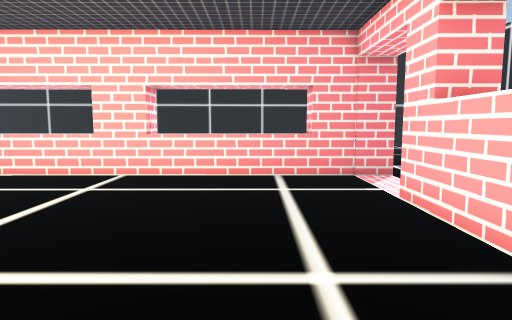
View 1 (above)

22 first-person views from a walk through a scene from a Unity 3-D project. The camera is 1.4 m above the floor, tilts 6° down and sees 75° across. The floor is counted in squares, 1 m on a side. Each view is taken from the middle of a square. On the plan, view 1 faces up. The plan holds only what a view shows up to about 15 squares ahead; the rest is blank. The place goes on beyond the plan. The player is left out. Some surface patterns are stand-ins.

View 2
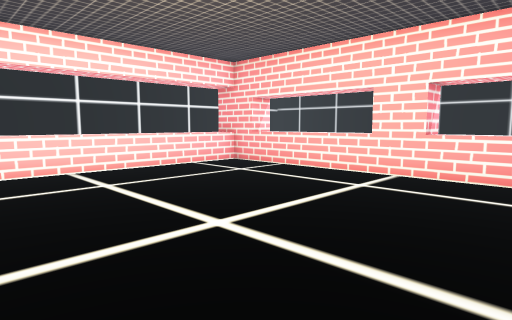

View 3
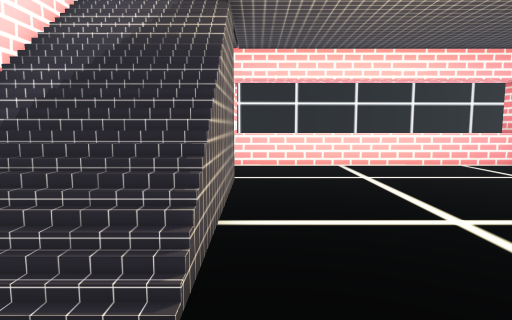

View 4
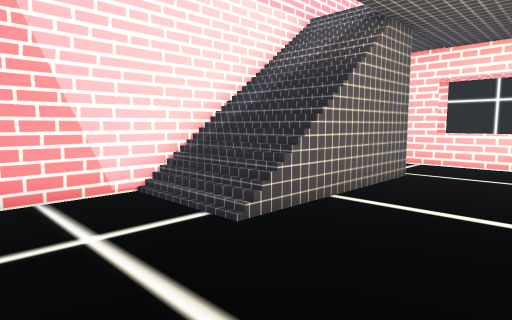

View 5
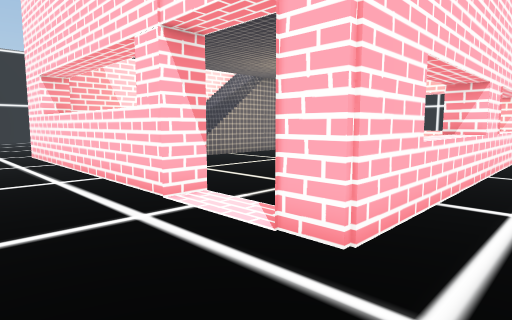

View 6
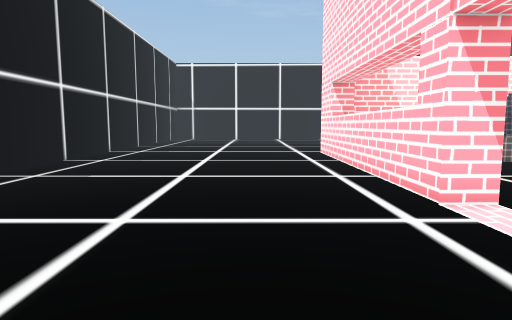

View 7
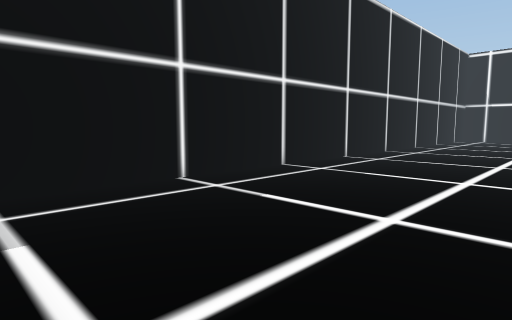

View 8
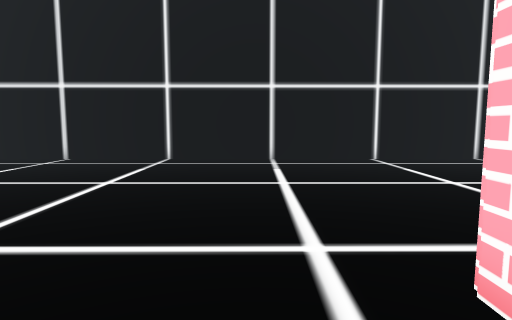

View 9
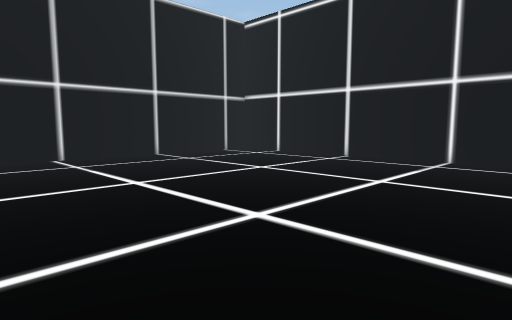

View 10
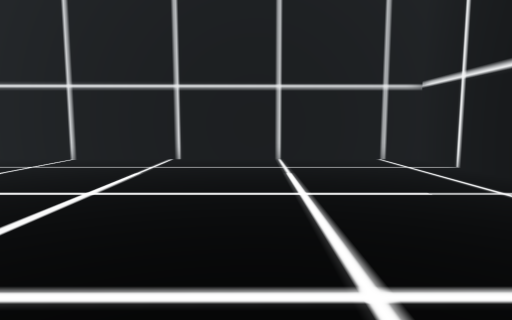

View 11
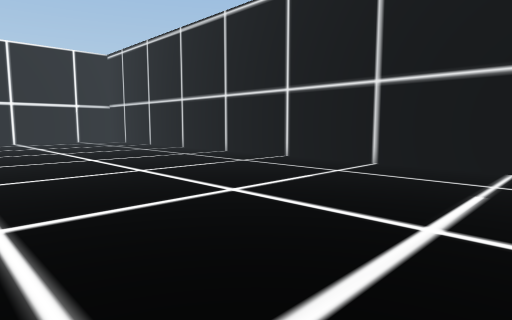

View 12
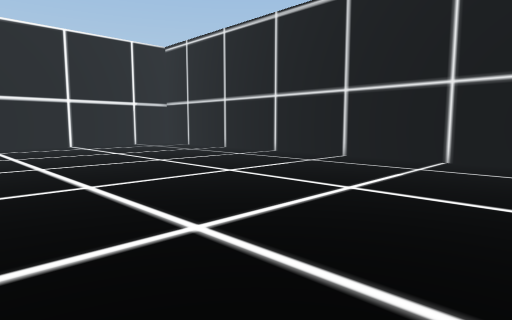

View 13
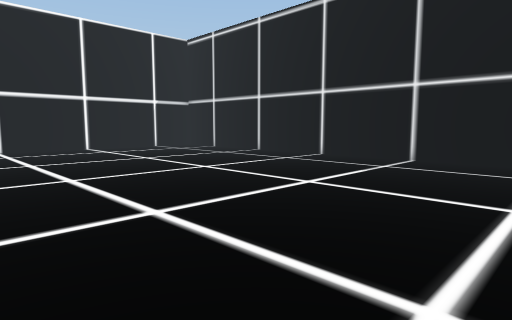

View 14
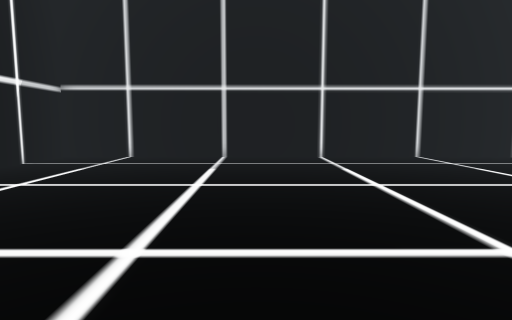

View 15
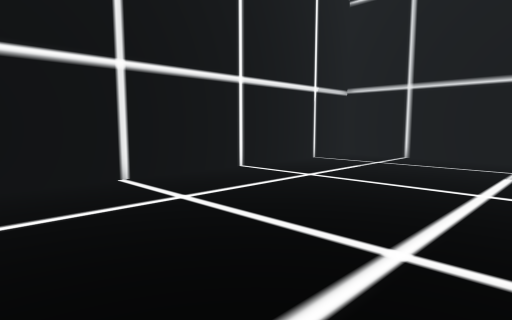

View 16
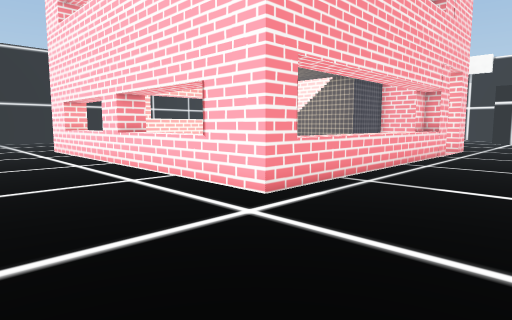

View 17
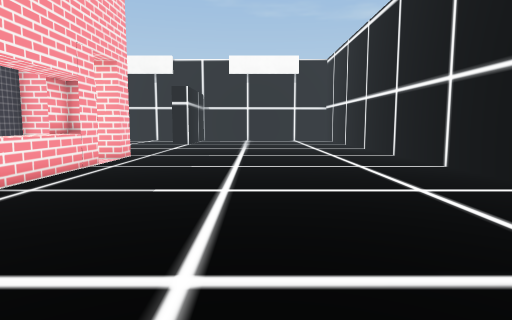

View 18
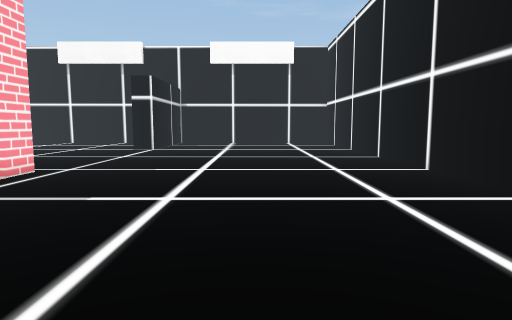

View 19
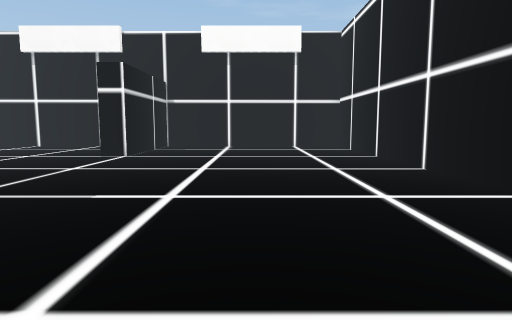

View 20
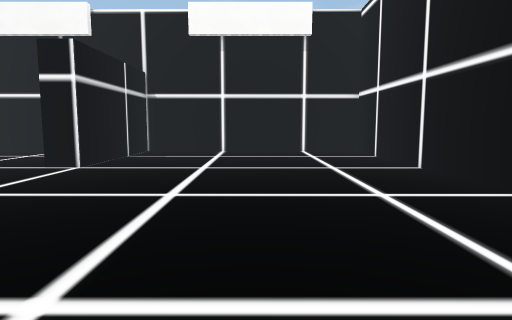

View 21
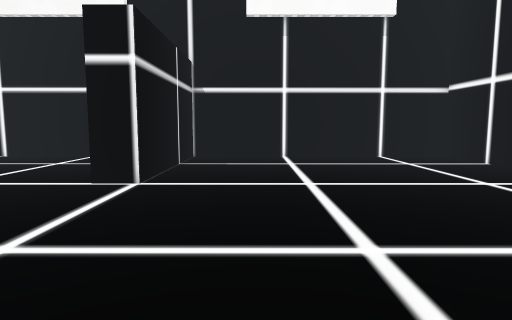

View 22
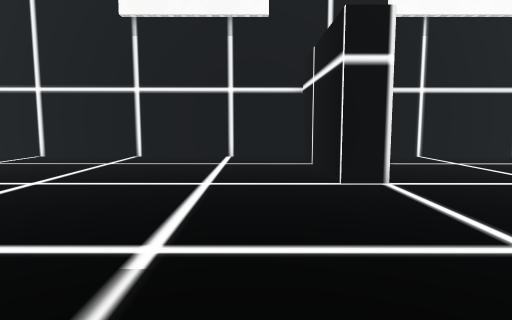

### Floor plan
Key: @ floor where view 1 was taken; # wall or solid block; . floor; / step, stairs or slope; H house.
Columns run from 24 left of view 1 to 15 right of it. Each row starts with its distance up from view 1.
 27 ########################################
 26 #......................................#
 25 #......................................#
 24 #......................................#
 23 #......................................#
 22 #......................................#
 21 #......................................#
 20 #......................................#
 19 #......................................#
 18 #......................................#
 17 #......................................#
 16 #......................................#
 15 #....................... ..............#
 14 #....  .. ...........       ...........#
 13 #....       ..............  ...........#
 12          .  ............... ...........#
 11          ..............................#
 10        . ....##HHHHH##HHHH##H..........#
  9          ....H#HHHHH#HHHHH##...........#
  8        ......H.........................#
  7        ......H.........................#
  6        ......H.............##..........#
  5    ..........H.............HH..........#
  4   ...........H.............HH..........#
  3  ............H.............HH..........#
  2 #............H............ HH..........#
  1 #............H............ HH..........#
  0 #............H..........@. HH..........#
 -1 #............H...HH ///....HH..........#
 -2 #............H         ... HH..........#
 -3 #............          ...  #..........#
 -4 #............HHHHHHHHHHHHHH H.   ....
 -5 #............H              ..   ...
 -6 #............. .
 -7 #..............
 -8 #..............
 -9 #..................
-10 #..................
-11 #...................
-12 #....................
-13 #.....................
-14 #...........##........
-15 #...........##.........
-16 #...........##..........
-17 #...........##..........
-18 #...........##...........
-19 #...........##............
-20 #...........##.............
-21 ###########################

Positions as (right, up) in squares from view 1, and headings:
1: (0, 0), facing up
2: (0, 0), facing up-left
3: (1, 0), facing left
4: (2, 3), facing down-left
5: (7, 12), facing down-left
6: (7, 12), facing down
7: (7, 12), facing down-right
8: (1, 12), facing right
9: (1, 12), facing up-right
10: (8, 13), facing up
11: (6, 15), facing up-left
12: (0, 13), facing up-left
13: (-3, 13), facing up-left
14: (-15, 12), facing up
15: (-15, 12), facing up-left
16: (-16, 15), facing down-right
17: (-17, 10), facing down
18: (-18, 5), facing down
19: (-18, 1), facing down
20: (-18, -3), facing down
21: (-15, -6), facing down
22: (-9, -6), facing down
